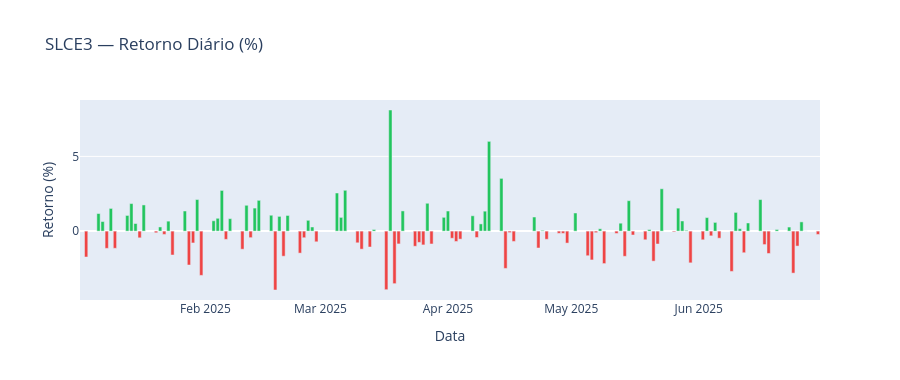

The notebook cell saved with this chart:
### Markdown cell above
### 6.2 Retorno Diário

Dias positivos em verde e negativos em vermelho. Permite identificar os momentos de maior volatilidade no semestre.

### Code cell
cores = ['#22c55e' if v >= 0 else '#ef4444' for v in df['retorno_diario'].fillna(0)]
fig = go.Figure(go.Bar(x=df['data'], y=df['retorno_diario'] * 100, marker_color=cores))
fig.update_layout(title='SLCE3 — Retorno Diário (%)',
                  xaxis_title='Data', yaxis_title='Retorno (%)', height=380)
fig
